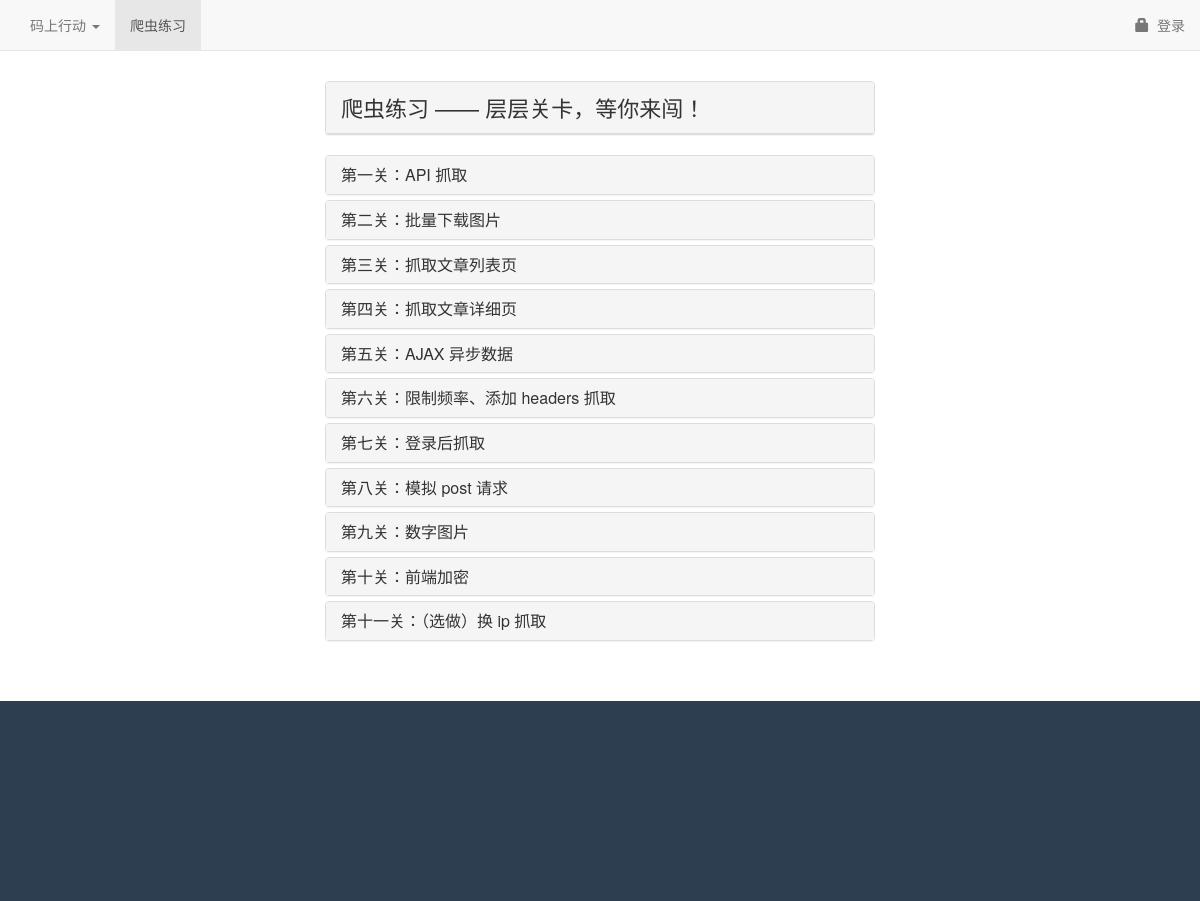
The page / on the database its author committed.
### tasks/models.py (models this page shows)
class TaskList(models.Model):
    title = models.CharField('标题', max_length=100)
    index = models.IntegerField('序号', unique=True)
    content = HTMLField('内容')
    url = models.CharField('url', max_length=100)
    exist = models.BooleanField('是否存在', default=True)
    class Meta:
        ordering = ['index']

### tasks/views.py (the view)
def index(request):
    tasklist = TaskList.objects.filter(exist=True)
    return render(request, 'tasks/index.html', {'tasklist': tasklist})

### tasks/templates/tasks/index.html (shortened to what this page needs)
{% extends 'tasks/base.html' %}
{% block content %}
    {% load static %}
    <div class="container-fluid">
        <div class="row lab-row">
            <br />
            <div class="col-lg-3 col-md-3 col-sm-2"></div>
            <div class="col-lg-6 col-md-6 col-sm-8 col-xs-12">
                <div class="lab-block">
                    <div class="panel panel-default">
                        <div class="panel-heading" style="font-size: 22px; display: flex; justify-content: space-between;">
                            <span>爬虫练习 —— 层层关卡，等你来闯！</span>
                        </div>
                    </div>
                    <div class="panel-group" id="accordion" role="tablist" aria-multiselectable="true">
                        {% for task in tasklist %}
                        <div class="panel panel-default">
                            <div class="panel-heading" role="tab" id="heading{{task.id}}">
                                <h4 class="panel-title">
                                    <a class="collapsed" role="button" data-toggle="collapse" data-parent="#accordion" href="#collapse{{task.id}}" aria-expanded="false" aria-controls="collapse{{task.id}}">
                                    {{task.title}}
                                    </a>
                                </h4>
                            </div>
                        </div>
                        {% endfor %}
                    </div>
                </div>
            </div>
            <div class="col-lg-3 col-md-3 col-sm-2"></div>
        </div>
    </div>
{% endblock %}

### tasks/static/tasks/css/lesson.css (style rules this page uses)
.lab-block { padding: 10px 10px ; margin-bottom: 10px; }
.lab-row { margin-left: 5%; margin-right: 5%; }
html { height: 100%; }
body { display: flex; flex-direction: column; height: 100%; }

### rows shown on the page
TaskList: title "第一关：API 抓取"
TaskList: title "第二关：批量下载图片"
TaskList: title "第三关：抓取文章列表页"
TaskList: title "第四关：抓取文章详细页"
TaskList: title "第五关：AJAX 异步数据"
TaskList: title "第六关：限制频率、添加 headers 抓取"
TaskList: title "第七关：登录后抓取"
TaskList: title "第八关：模拟 post 请求"
TaskList: title "第九关：数字图片"
TaskList: title "第十关：前端加密"
TaskList: title "第十一关：（选做）换 ip 抓取"
